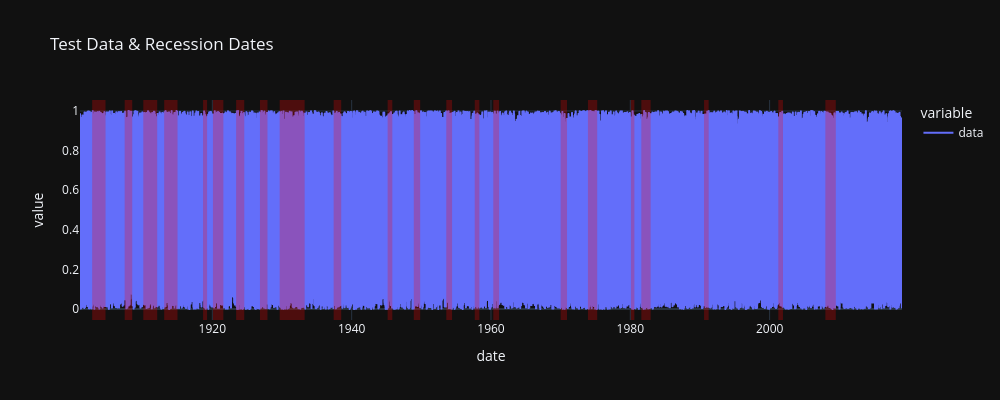

The notebook cell this image was saved under:
### Code cell
def test_recession_dates(use_random_timeframe: bool = False) -> None:
    """
    Ensures that data can be plotted alongside of the recession dates in one figure
    """

    end = datetime.datetime.now()
    date = datetime.datetime(1985, 1, 1)
    rec_df = get_recession_data()

    if use_random_timeframe:
        # pick a random date in the available data
        # get the first date in the recession dates
        res = random.choices(rec_df.index, k=2)
        rand_years = [i.year for i in res]
        start_year, end_year = min(rand_years), max(rand_years)
        date = datetime.datetime(start_year, 1, 1)
        end = datetime.datetime(end_year, 1, 1)

    date_list = [date]

    while date < end:
        date += datetime.timedelta(days=1)
        date_list.append(date)

    rand_data = np.random.uniform(low=0, high=1, size=len(date_list))
    data_df = pd.DataFrame({"date": date_list, "data": rand_data})

    # Tests if the recession dates were plotted correctly
    data_df = data_df.set_index("date")

    # combine the df with the recession dates
    plot_it(data_df, "Test Data & Recession Dates", plot_recession_dates=True)


test_recession_dates(use_random_timeframe=True)

### Figure 1 — Plotly figure (JSON) as saved in the notebook; plotly's stock layout.template omitted (floating-point values rounded to 4 significant figures; data arrays with more than 128 entries replaced by an {"elided": "..."} marker saying what was removed)
{"data": [{"hovertemplate": "variable=data<br>date=%{x|%B %d, %Y}<br>value=%{y}<extra></extra>", "legendgroup": "data", "line": {"color": "#636efa", "dash": "solid"}, "marker": {"symbol": "circle"}, "mode": "lines", "name": "data", "showlegend": true, "type": "scattergl", "x": {"elided": "43100 str values"}, "xaxis": "x", "y": {"elided": "43100 float values"}, "yaxis": "y"}], "layout": {"height": 400, "legend": {"title": {"text": "variable"}, "tracegroupgap": 0}, "shapes": [{"fillcolor": "red", "line": {"width": 0}, "opacity": 0.25, "type": "rect", "x0": "1902-10-01", "x1": "1904-09-01", "xref": "x", "y0": 0, "y1": 1, "yref": "y domain"}, {"fillcolor": "red", "line": {"width": 0}, "opacity": 0.25, "type": "rect", "x0": "1907-06-01", "x1": "1908-07-01", "xref": "x", "y0": 0, "y1": 1, "yref": "y domain"}, {"fillcolor": "red", "line": {"width": 0}, "opacity": 0.25, "type": "rect", "x0": "1910-02-01", "x1": "1912-02-01", "xref": "x", "y0": 0, "y1": 1, "yref": "y domain"}, {"fillcolor": "red", "line": {"width": 0}, "opacity": 0.25, "type": "rect", "x0": "1913-02-01", "x1": "1915-01-01", "xref": "x", "y0": 0, "y1": 1, "yref": "y domain"}, {"fillcolor": "red", "line": {"width": 0}, "opacity": 0.25, "type": "rect", "x0": "1918-09-01", "x1": "1919-04-01", "xref": "x", "y0": 0, "y1": 1, "yref": "y domain"}, {"fillcolor": "red", "line": {"width": 0}, "opacity": 0.25, "type": "rect", "x0": "1920-02-01", "x1": "1921-08-01", "xref": "x", "y0": 0, "y1": 1, "yref": "y domain"}, {"fillcolor": "red", "line": {"width": 0}, "opacity": 0.25, "type": "rect", "x0": "1923-06-01", "x1": "1924-08-01", "xref": "x", "y0": 0, "y1": 1, "yref": "y domain"}, {"fillcolor": "red", "line": {"width": 0}, "opacity": 0.25, "type": "rect", "x0": "1926-11-01", "x1": "1927-12-01", "xref": "x", "y0": 0, "y1": 1, "yref": "y domain"}, {"fillcolor": "red", "line": {"width": 0}, "opacity": 0.25, "type": "rect", "x0": "1929-09-01", "x1": "1933-04-01", "xref": "x", "y0": 0, "y1": 1, "yref": "y domain"}, {"fillcolor": "red", "line": {"width": 0}, "opacity": 0.25, "type": "rect", "x0": "1937-06-01", "x1": "1938-07-01", "xref": "x", "y0": 0, "y1": 1, "yref": "y domain"}, {"fillcolor": "red", "line": {"width": 0}, "opacity": 0.25, "type": "rect", "x0": "1945-03-01", "x1": "1945-11-01", "xref": "x", "y0": 0, "y1": 1, "yref": "y domain"}, {"fillcolor": "red", "line": {"width": 0}, "opacity": 0.25, "type": "rect", "x0": "1948-12-01", "x1": "1949-11-01", "xref": "x", "y0": 0, "y1": 1, "yref": "y domain"}, {"fillcolor": "red", "line": {"width": 0}, "opacity": 0.25, "type": "rect", "x0": "1953-08-01", "x1": "1954-06-01", "xref": "x", "y0": 0, "y1": 1, "yref": "y domain"}, {"fillcolor": "red", "line": {"width": 0}, "opacity": 0.25, "type": "rect", "x0": "1957-09-01", "x1": "1958-05-01", "xref": "x", "y0": 0, "y1": 1, "yref": "y domain"}, {"fillcolor": "red", "line": {"width": 0}, "opacity": 0.25, "type": "rect", "x0": "1960-05-01", "x1": "1961-03-01", "xref": "x", "y0": 0, "y1": 1, "yref": "y domain"}, {"fillcolor": "red", "line": {"width": 0}, "opacity": 0.25, "type": "rect", "x0": "1970-01-01", "x1": "1970-12-01", "xref": "x", "y0": 0, "y1": 1, "yref": "y domain"}, {"fillcolor": "red", "line": {"width": 0}, "opacity": 0.25, "type": "rect", "x0": "1973-12-01", "x1": "1975-04-01", "xref": "x", "y0": 0, "y1": 1, "yref": "y domain"}, {"fillcolor": "red", "line": {"width": 0}, "opacity": 0.25, "type": "rect", "x0": "1980-02-01", "x1": "1980-08-01", "xref": "x", "y0": 0, "y1": 1, "yref": "y domain"}, {"fillcolor": "red", "line": {"width": 0}, "opacity": 0.25, "type": "rect", "x0": "1981-08-01", "x1": "1982-12-01", "xref": "x", "y0": 0, "y1": 1, "yref": "y domain"}, {"fillcolor": "red", "line": {"width": 0}, "opacity": 0.25, "type": "rect", "x0": "1990-08-01", "x1": "1991-04-01", "xref": "x", "y0": 0, "y1": 1, "yref": "y domain"}, {"fillcolor": "red", "line": {"width": 0}, "opacity": 0.25, "type": "rect", "x0": "2001-04-01", "x1": "2001-12-01", "xref": "x", "y0": 0, "y1": 1, "yref": "y domain"}, {"fillcolor": "red", "line": {"width": 0}, "opacity": 0.25, "type": "rect", "x0": "2008-01-01", "x1": "2009-07-01", "xref": "x", "y0": 0, "y1": 1, "yref": "y domain"}], "title": {"text": "Test Data & Recession Dates"}, "width": 1000, "xaxis": {"anchor": "y", "domain": [0, 1], "title": {"text": "date"}}, "yaxis": {"anchor": "x", "domain": [0, 1], "title": {"text": "value"}}}}
